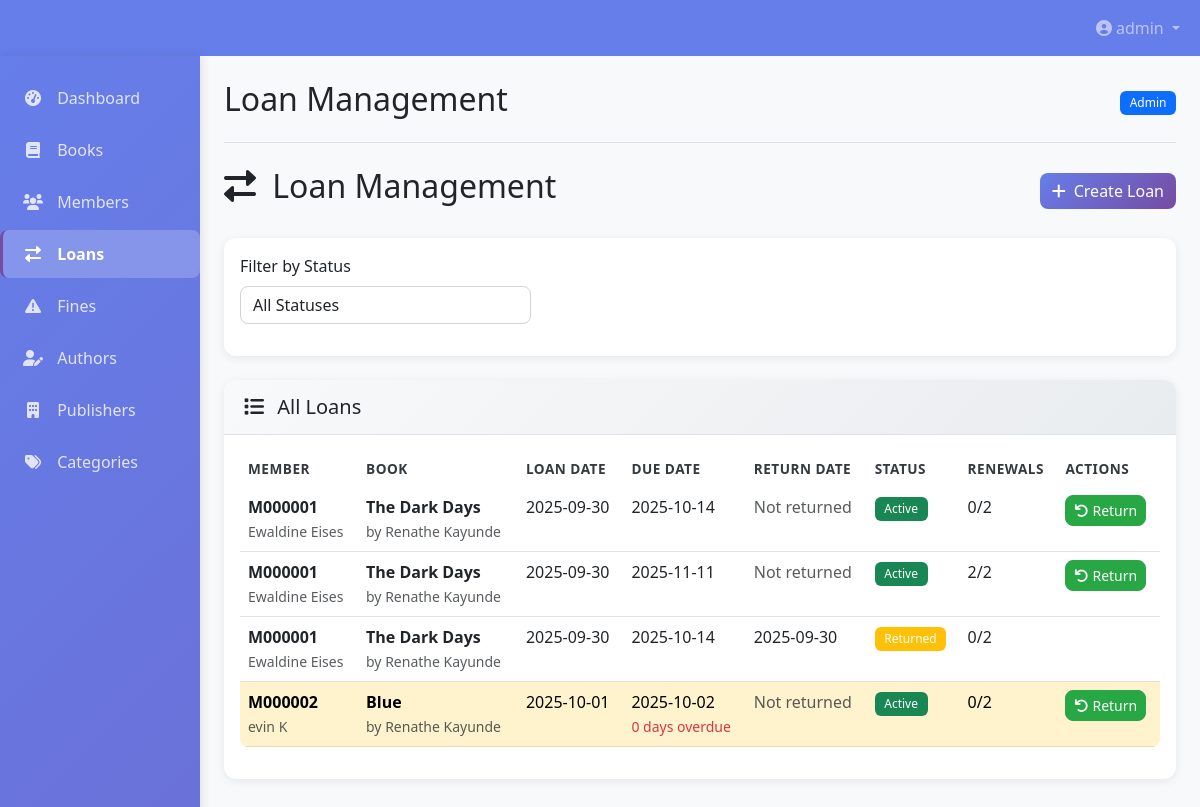
The page /loans (signed in) on the database as committed earlier.
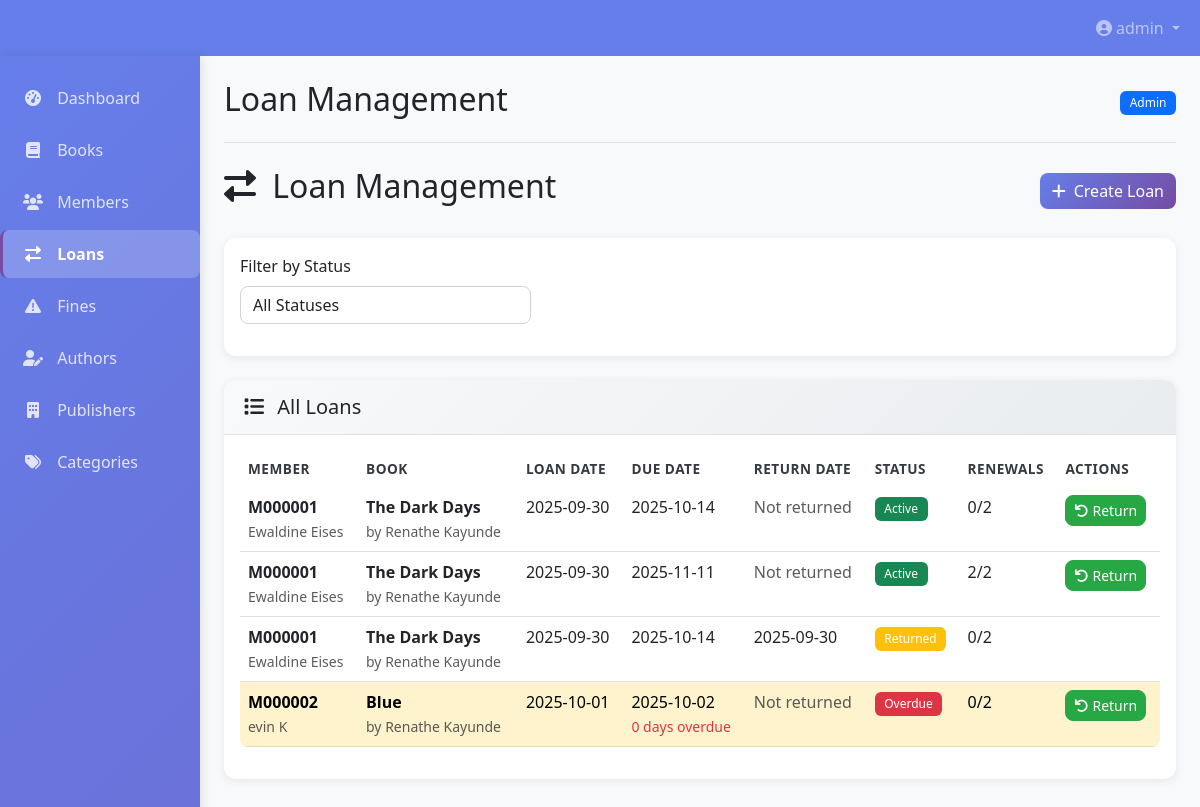
The same page on the database as committed later.
### app.py (models this page shows, shortened)
class Loan(db.Model):
    id = db.Column(db.Integer, primary_key=True)
    book_id = db.Column(db.String(10), db.ForeignKey('book.id'), nullable=False)
    member_id = db.Column(db.String(10), db.ForeignKey('member.id'), nullable=False)
    loan_date = db.Column(db.DateTime, nullable=False, default=datetime.utcnow)
    due_date = db.Column(db.DateTime, nullable=False)
    return_date = db.Column(db.DateTime)
    status = db.Column(db.String(20), nullable=False, default='active')
    renewed_count = db.Column(db.Integer, default=0)
    max_renewals = db.Column(db.Integer, default=2)
    created_at = db.Column(db.DateTime, default=datetime.utcnow)
    fine = db.relationship('Fine', backref='loan', uselist=False, lazy=True)
    @property
    def is_overdue(self):
        if self.return_date:
            return False
        return datetime.utcnow() > self.due_date
    @property
    def days_overdue(self):
        if self.return_date or not self.is_overdue:
            return 0
        return (datetime.utcnow() - self.due_date).days

class Member(db.Model):
    id = db.Column(db.String(10), primary_key=True)
    first_name = db.Column(db.String(100), nullable=False)
    last_name = db.Column(db.String(100), nullable=False)
    email = db.Column(db.String(120), unique=True, nullable=False)
    phone = db.Column(db.String(20), nullable=False)
    address = db.Column(db.Text, nullable=False)
    membership_type = db.Column(db.String(20), nullable=False, default='standard')  # standard, premium
    membership_status = db.Column(db.String(20), nullable=False, default='active')  # active, suspended, expired
    max_books = db.Column(db.Integer, nullable=False, default=3)
    user_id = db.Column(db.Integer, db.ForeignKey('user.id'), nullable=False)
    created_at = db.Column(db.DateTime, default=datetime.utcnow)
    loans = db.relationship('Loan', backref='member', lazy=True)
    fines = db.relationship('Fine', backref='member', lazy=True)
    @property
    def full_name(self):
        return f"{self.first_name} {self.last_name}"

class Book(db.Model):
    id = db.Column(db.String(10), primary_key=True)
    isbn = db.Column(db.String(20), unique=True, nullable=False)
    title = db.Column(db.String(300), nullable=False)
    edition = db.Column(db.String(50))
    publication_year = db.Column(db.Integer)
    pages = db.Column(db.Integer)
    language = db.Column(db.String(50), default='English')
    description = db.Column(db.Text)
    cover_image = db.Column(db.String(200))
    author_id = db.Column(db.Integer, db.ForeignKey('author.id'), nullable=False)
    publisher_id = db.Column(db.Integer, db.ForeignKey('publisher.id'), nullable=False)
    category_id = db.Column(db.Integer, db.ForeignKey('category.id'), nullable=False)
    total_copies = db.Column(db.Integer, nullable=False, default=1)
    available_copies = db.Column(db.Integer, nullable=False, default=1)
    location = db.Column(db.String(100))  # Shelf location
    created_at = db.Column(db.DateTime, default=datetime.utcnow)
    updated_at = db.Column(db.DateTime, default=datetime.utcnow, onupdate=datetime.utcnow)
    loans = db.relationship('Loan', backref='book', lazy=True)

class Author(db.Model):
    id = db.Column(db.Integer, primary_key=True)
    name = db.Column(db.String(200), nullable=False)
    biography = db.Column(db.Text)
    birth_date = db.Column(db.Date)
    nationality = db.Column(db.String(100))
    created_at = db.Column(db.DateTime, default=datetime.utcnow)
    books = db.relationship('Book', backref='author', lazy=True)

### app.py (the view)
@app.route('/loans')
@login_required
def loans():
    form = LoanForm()
    loans = Loan.query.options(joinedload(Loan.book), joinedload(Loan.member)).all()
    member = None
    if current_user.role == 'member':
        member = Member.query.filter_by(user_id=current_user.id).first()
    return render_template(
        'loans.html',
        title='Loan Management',
        loans=loans,
        form=form,
        member=member
    )

### app.py (shortened to what this page needs)
class LoanForm(FlaskForm):
    book_id = SelectField('Book', coerce=str, validators=[DataRequired()],
                        render_kw={"class": "form-control"})
    member_id = SelectField('Member', coerce=str, validators=[DataRequired()],
                          render_kw={"class": "form-control"})
    due_date = DateField('Due Date', validators=[DataRequired()], format='%Y-%m-%d',
                       render_kw={"class": "form-control", "type": "date"})
    submit = SubmitField('Create Loan', render_kw={"class": "btn btn-success"})

### app.py (called while the page is built)
@app.context_processor
def inject_now():
    return {'now': datetime.utcnow()}

@login_manager.user_loader
def load_user(user_id):
    return User.query.get(int(user_id))

### templates/loans.html (shortened to what the changed rows need)
{% extends "base.html" %}
{% block content %}
<div class="d-flex justify-content-between align-items-center mb-4">
    <h2>
        <i class="fas fa-{{ 'book-open' if current_user.role == 'member' else 'exchange-alt' }} me-2"></i>
        {% if current_user.role == 'member' %}My Loans{% else %}Loan Management{% endif %}
    </h2>
</div>
<div class="card">
    <div class="card-body">
        {% if current_user.role == 'member' and loan_groups %}
        <div class="table-responsive">
            <table class="table table-hover">
                <thead>
                    <tr>
                        <th>Book</th>
                        <th>Copies</th>
                        <th>Latest Loan Date</th>
                        <th>Earliest Due Date</th>
                        <th>Status</th>
                        <th>Actions</th>
                    </tr>
                </thead>
                <tbody>
                    {% for group in loan_groups %}
                    <tr>
                        <td>
                            <strong>{{ group.title }}</strong><br>
                            <small class="text-muted">by {{ group.author_name }}</small>
                        </td>
                        <td>
                            <span class="badge bg-primary rounded-pill" style="font-size: 1em;">
                                x{{ group.copy_count }}
                            </span>
                        </td>
                        <td>{{ group.latest_loan_date.strftime('%Y-%m-%d') }}</td>
                        <td>
                            {{ group.earliest_due_date.strftime('%Y-%m-%d') }}
                            {% set days_left = (group.earliest_due_date.date() - now.date()).days %}
                            {% if days_left < 0 %}
                            <br><small class="text-danger">{{ days_left * -1 }} days overdue</small>
                            {% elif days_left <= 3 %}
                            <br><small class="text-warning">{{ days_left }} days left</small>
                            {% endif %}
                        </td>
                        <td>
                            <span class="badge bg-{{ 'success' if group.has_active_loans else 'secondary' }}">
                                {{ 'Active' if group.has_active_loans else 'Returned' }}
                            </span>
                        </td>
                        <td>
                            <div class="btn-group">
                                {% if current_user.role == 'member' and loan.status == 'active' and loan.renewed_count < loan.max_renewals %}
                                    {% set same_book_loans = [] %}
                                    {% for l in loans %}
                                        {% if l.book_id == loan.book_id and l.return_date is none %}
                                            {% set _ = same_book_loans.append(l) %}
                                        {% endif %}
                                    {% endfor %}
                                    {% if same_book_loans|length == 1 %}
                                    <button class="btn btn-sm btn-outline-primary renew-loan-btn" data-loan-id="{{ loan.id }}">
                                        <i class="fas fa-redo me-1"></i>Renew
                                    </button>
                                    {% else %}
                                    <button class="btn btn-sm btn-outline-secondary" disabled title="Cannot renew when you have multiple copies">
                                        <i class="fas fa-redo me-1"></i>Renew
                                    </button>
                                    {% endif %}
                                {% endif %}
                                {% if current_user.role in ['admin', 'librarian'] and loan.return_date is none %}
                                <button class="btn btn-sm btn-success return-loan-btn" data-loan-id="{{ loan.id }}">
                                    <i class="fas fa-undo me-1"></i>Return
                                </button>
                                {% endif %}
                            </div>
                        </td>
                    </tr>
                    {% endfor %}
                </tbody>
            </table>
        </div>
        {% elif current_user.role != 'member' and loans %}
        <div class="table-responsive">
            <table class="table table-hover">
                <thead>
                    <tr>
                        <th>Member</th>
                        <th>Book</th>
                        <th>Loan Date</th>
                        <th>Due Date</th>
                        <th>Return Date</th>
                        <th>Status</th>
                        <th>Renewals</th>
                        <th>Actions</th>
                    </tr>
                </thead>
                <tbody>
                    {% for loan in loans %}
                    <tr class="{{ 'table-warning' if loan.is_overdue else '' }}">
                        <td>
                            <strong>{{ loan.member.id }}</strong><br>
                            <small class="text-muted">{{ loan.member.full_name }}</small>
                        </td>
                        <td>
                            <strong>{{ loan.book.title }}</strong><br>
                            <small class="text-muted">by {{ loan.book.author.name }}</small>
                        </td>
                        <td>{{ loan.loan_date.strftime('%Y-%m-%d') }}</td>
                        <td>
                            {{ loan.due_date.strftime('%Y-%m-%d') }}
                            {% if loan.is_overdue %}
                            <br><small class="text-danger">{{ loan.days_overdue }} days overdue</small>
                            {% endif %}
                        </td>
                        <td>
                            {% if loan.return_date %}
                            {{ loan.return_date.strftime('%Y-%m-%d') }}
                            {% else %}
                            <span class="text-muted">Not returned</span>
                            {% endif %}
                        </td>
                        <td>
                            <span class="badge bg-{{ 'success' if loan.status == 'active' else 'warning' if loan.status == 'returned' else 'danger' }}">
                                {{ loan.status|title }}
                            </span>
                        </td>
                        <td>
                            {{ loan.renewed_count }}/{{ loan.max_renewals }}
                        </td>
                        <td>
                            <div class="btn-group">
                                {% if loan.return_date is none %}
                                <button class="btn btn-sm btn-success return-loan-btn" data-loan-id="{{ loan.id }}">
                                    <i class="fas fa-undo me-1"></i>Return
                                </button>
                                {% endif %}
                            </div>
                        </td>
                    </tr>
                    {% endfor %}
                </tbody>
            </table>
        </div>
        {% endif %}
    </div>
</div>
{% endblock %}

Rows that differ between the two databases and show on the page:
changed Loan "Blue": status "Active" → "Overdue"
